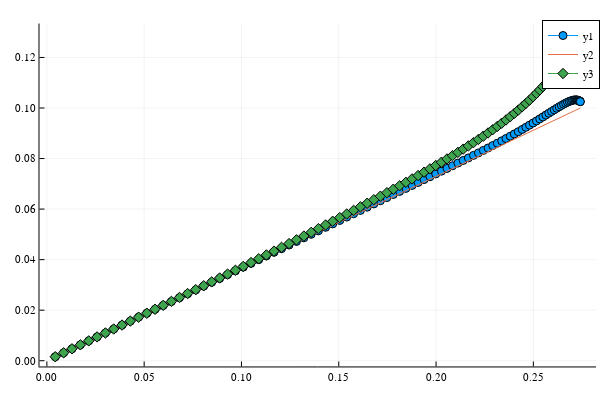

Write notebook code for a chart like this one.
### Code cell
#plt = FEM.RayleighDampingAccuracyAnalysis(Tₘᵢₙ / √(1 - (1.5ξₘₐₓ)^2)^1, Tₘᵢₙ / π * (√(1 + (1.5ξₘₐₓ)^2) - 1.5ξₘₐₓ)^1, "dampingCharacter", n=1000, ξₘₐₓ=ξₘₐₓ, show_β=true)

plot(x, y, shape=:auto)
plot!(x, ξₘₐₓ[1] / last(x) * x)
#plot!(x, ξₘₐₓ / last(x) * x + ξₘₐₓ / 2 / last(x)^3 * x .^ 3)
plot!(Δt * b[:, 1] / 2π, b[:, 2], shape=:auto)
